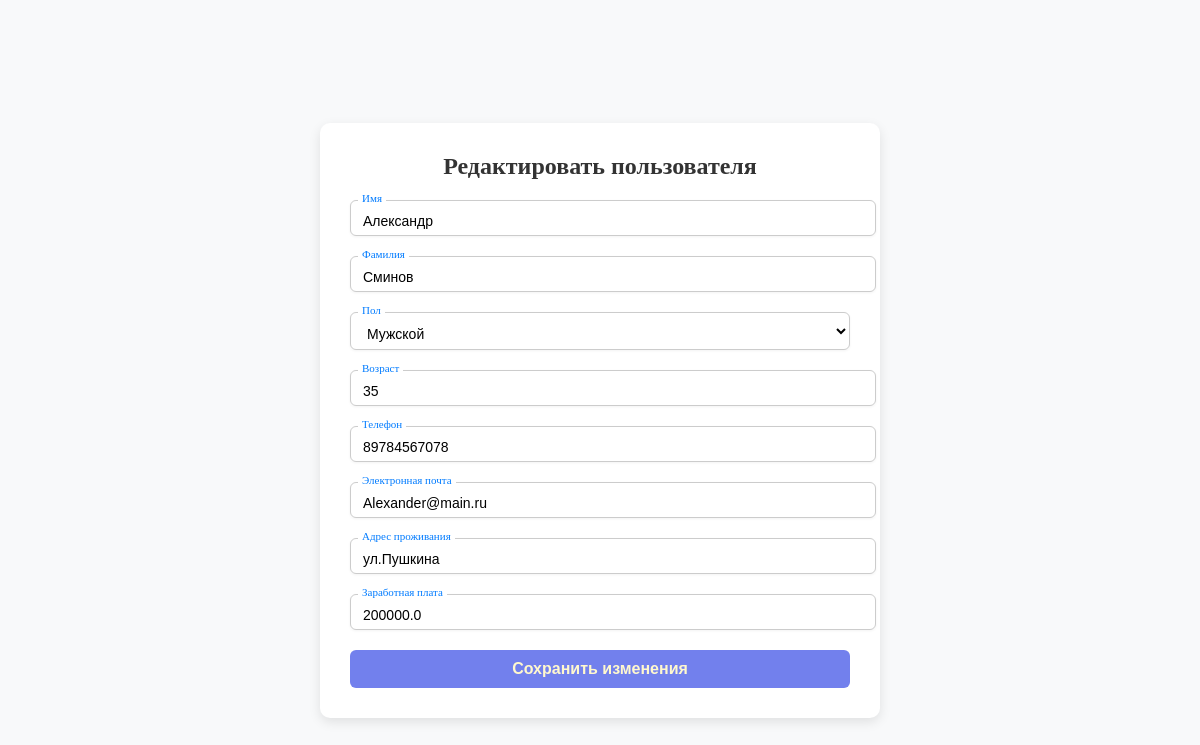
The page /edit/3 on the database its author committed.
### tables this page shows
CREATE TABLE users(
        id INTEGER PRIMARY KEY AUTOINCREMENT,
        first_name TEXT NOT NULL,
        last_name TEXT NOT NULL,
        gender TEXT NOT NULL,
        age INTEGER NOT NULL,
        phone TEXT NOT NULL,
        email TEXT NOT NULL,
        address TEXT NOT NULL,
        salary REAL NOT NULL
        
    );

### app.py (the view, shortened to what this page needs)
@app.route("/edit/<int:user_id>",methods=["GET","POST"])
def edit_user(user_id):
    conn = get_db_conn()
    user = conn.execute("SELECT * FROM users WHERE id = ?",(user_id,)).fetchone()
    return render_template("edit_user.html",user=user)

### app.py (called while the page is built)
def get_db_conn():
    conn =  sqlite3.connect("users.db")
    conn.row_factory = sqlite3.Row
    return conn

### templates/edit_user.html (shortened to what this page needs)
<!DOCTYPE html>
<html lang="en">
<head>
    <link id="theme-style" rel="stylesheet" href="{{ url_for('static', filename='css/light.css') }}">
</head>
<body>
<div class="form-container">
    <div class="form-wrapper">
        <h2>Редактировать пользователя</h2>
        <form id="user-form" action="{{ url_for('edit_user', user_id=user.id) }}" method="post" novalidate>
            <div class="input-group">
                <input type="text" name="first_name" id="first_name" value="{{user[1]}}" required minlength="2" maxlength="50">
                <label for="first_name">Имя</label>
            </div>
            <div class="input-group">
                <input type="text" name="last_name" id="last_name" value="{{user[2]}}" required minlength="2" maxlength="50">
                <label for="last_name">Фамилия</label>
            </div>
            <div class="input-group">
                <select name="gender" id="gender" required>
                    <option value="Мужской" {% if user[3] == 'Мужской' %}selected{% endif %}>Мужской</option>
                </select>
                <label class="label-select" for="gender">Пол</label>
            </div>
            <div class="input-group">
                <input type="number" name="age" id="age" value="{{user[4]}}" required min="1" max="120">
                <label for="age">Возраст</label>
            </div>
            <div class="input-group">
                <input type="text" name="phone" id="phone" value="{{ user[5] }}" required>
                <label for="phone">Телефон</label>
            </div>
            <div class="input-group">
                <input type="email" name="email" id="email" value="{{ user[6] }}" required>
                <label for="email">Электронная почта</label>
            </div>
            <div class="input-group">
                <input type="text" name="address" id="address" value="{{user[7]}}" required maxlength="255">
                <label for="address">Адрес проживания</label>
            </div>
            <div class="input-group">
                <input type="number" step="0.01" name="salary" id="salary" value="{{user[8]}}" required min="0">
                <label for="salary">Заработная плата</label>
            </div>
            <button type="submit">Сохранить изменения</button>
        </form>
    </div>
</div>
</body>
</html>

### static/css/light.css (style rules this page uses)
body { font-family: serif; margin: 0; padding: 0; background-color: #f8f9fa; color: #333; }
.form-container { display: flex; justify-content: center; align-items: center; min-height: 100vh; padding: 20px; background-color: #f8f9fa; }
.form-wrapper { background-color: white; padding: 30px; border-radius: 10px; box-shadow: 0 4px 12px rgba(0, 0, 0, 0.1); width: 100%; max-width: 500px; }
.form-wrapper h2 { margin-top: 0; text-align: center; color: #333; margin-bottom: 20px; }
.input-group { position: relative; margin-bottom: 20px; }
.input-group input, .input-group select { width: 100%; padding: 12px 12px 6px 12px; font-size: 14px; border: 1px solid #ccc; border-radius: 6px; outline: none; box-shadow: 0 1px 3px rgba(0,0,0,0.05); transition: all 0.3s ease; background-color: #fff; }
.input-group label, .input-group .label-select { position: absolute; top: 6px; left: 12px; font-size: 12px; color: #999; pointer-events: none; transition: all 0.2s ease; background-color: white; padding: 0 4px; }
.input-group input:focus + label, .input-group input:not(:placeholder-shown) + label, .input-group select:focus + .label-select, .input-group select:valid + .label-select { top: -8px; left: 8px; font-size: 11px; color: #007bff; }
.form-wrapper button { width: 100%; padding: 10px; background-color: #7280ED; color: #FFF8CE; font-size: 16px; font-weight: bold; border-radius: 6px; cursor: pointer; border: none; }

### rows shown on the page
users: first_name "Александр", last_name "Сминов", gender "Мужской", age "35", phone "89784567078", email "Alexander@main.ru", address "ул.Пушкина", salary "200000.0"
